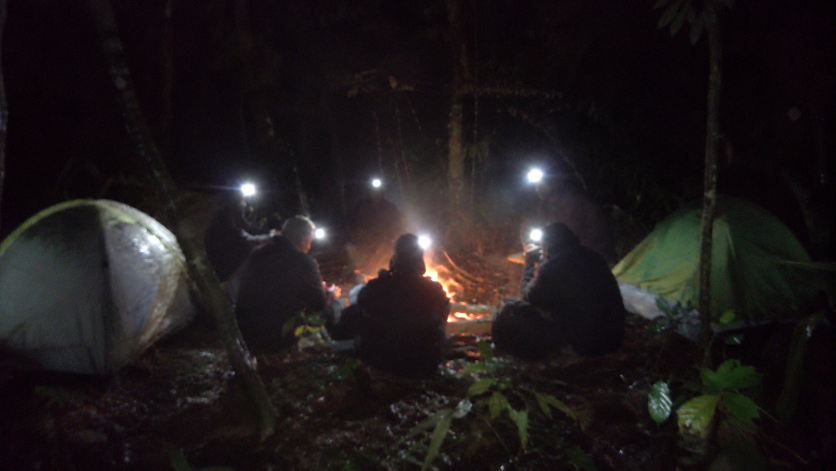
#> input picture video/episodios/ep06-a-porta-na-mata/imagens/P09_B.jpg, 1672 x 941 px (shown at 1/2 size); its folder holds 5 pictures in this run
$ python fazer_capas_v3.py
#> lines starting #> are read from the running program, lines starting #| are printed output that depends on the picture
### video/episodios/ep06-a-porta-na-mata/publicacao/fazer_capas.py
"""Capas do Ep. 06 "A porta na mata" (1280x720): UMA figura, alto contraste, 2–3 palavras em vermelho, texto diferente do título
("Se achar uma porta no meio da mata, não abra"). Usa as imagens originais (mais cor que as corrigidas: miniatura precisa saltar no feed).
Uso: python3 fazer_capas.py"""
import sys
from pathlib import Path
sys.path.insert(0, str(Path(__file__).resolve().parents[2] / "ep04-medo-do-escuro" / "publicacao"))
import numpy as np
from PIL import Image, ImageDraw, ImageFilter, ImageFont

AQUI = Path(__file__).parent
IMG = AQUI.parent / "imagens"
FONTE = str(AQUI.parents[2] / "painel" / "fontes" / "Anton-400-latin.ttf")
W, H = 1280, 720


def base(arq, centro, zoom, ganho=1.0, gama=0.8, sat=1.15):
#> called with arq = 'P09_B.jpg', centro = (0.66, 0.45), zoom = 1.3, ganho = 1.1, gama = 1, sat = 1.2
    im = Image.open(IMG / arq).convert("RGB")
#> im is the input picture: PIL image 1672x941 RGB; mean R, G, B 30.5, 25.4, 26.4
    s = max(W / im.width, H / im.height) * zoom
#> s = 0.995
    im = im.resize((round(im.width * s), round(im.height * s)), Image.LANCZOS)
#> im: PIL image 1664x936 RGB
    cx, cy = centro[0] * im.width, centro[1] * im.height
#> cx = 1098.2; cy = 421.2
    l = int(min(max(0, cx - W / 2), im.width - W)); t = int(min(max(0, cy - H / 2), im.height - H))
#> after `l = int(min(max(0, cx - W / 2), im.width - W))`: l = 384
#> after `t = int(min(max(0, cy - H / 2), im.height - H))`: t = 61
    a = np.asarray(im.crop((l, t, l + W, t + H))).astype(np.float32) / 255
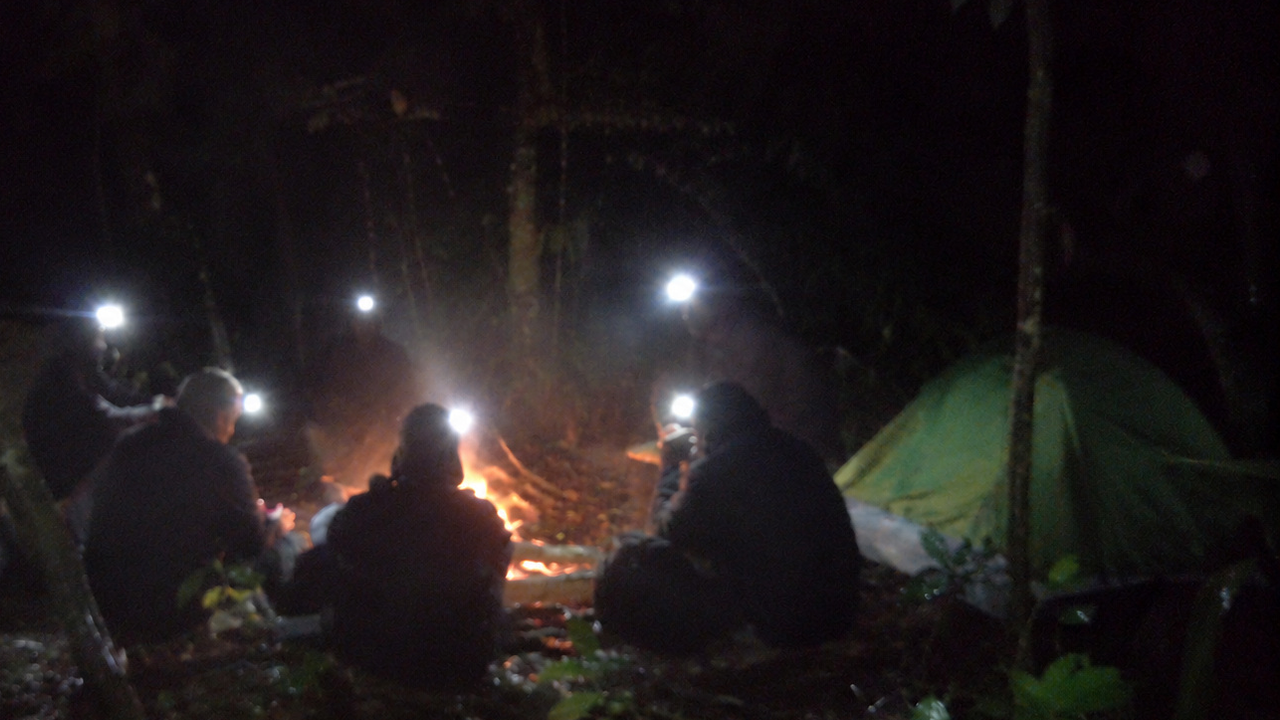
#> a: shape (720, 1280, 3) float32; mean R, G, B 0.13, 0.109, 0.111
    lo, hi = np.percentile(a, [1, 99.7])
#> lo = 0.00392; hi = 0.973
    a = np.clip((a - lo) / (hi - lo), 0, 1) ** gama * ganho
    lum = a.mean(2, keepdims=True); a = lum + (a - lum) * sat
#> after `lum = a.mean(2, keepdims=True)`:
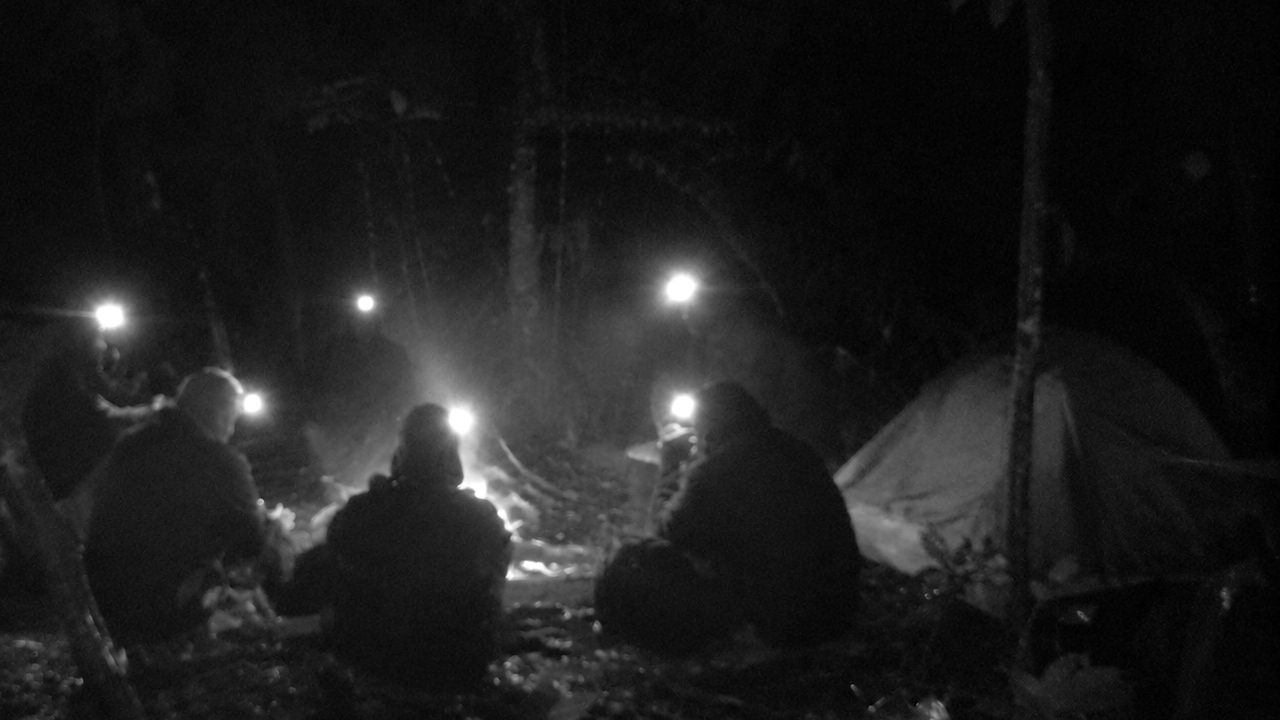
#> lum: shape (720, 1280, 1) float32; min 0, max 1.1, mean 0.128; drawn with min black and max white
    yy, xx = np.mgrid[0:H, 0:W]
    v = ((xx - W / 2) / (W / 2)) ** 2 + ((yy - H / 2) / (H / 2)) ** 2
    a *= (1 - 0.55 * np.clip(v / 2, 0, 1))[..., None]
    return Image.fromarray((np.clip(a, 0, 1) * 255).astype(np.uint8))


def texto(im, linhas, x, y, tam, cor=(232, 28, 36), alinhar="esq"):
#> called with x = 40, y = 360, tam = 160, cor = (232, 28, 36), alinhar = 'esq'
    d = ImageDraw.Draw(im); f = ImageFont.truetype(FONTE, tam)
    brilho = Image.new("RGBA", im.size, (0, 0, 0, 0)); db = ImageDraw.Draw(brilho); yy = y
#> after `brilho = Image.new('RGBA', im.size, (0, 0, 0, 0))`: brilho: PIL image 1280x720 RGBA; every value is 0
    for ln in linhas:
        w = d.textlength(ln, font=f); xx = x if alinhar == "esq" else x - w
        db.text((xx, yy), ln, font=f, fill=(0, 0, 0, 255), stroke_width=22, stroke_fill=(0, 0, 0, 255)); yy += int(tam * 1.02)
#> this loop made 2 passes
#> (w, xx) on passes 1 to 2: (453.3, 40), (402.3, 40)
#> after the loop, yy = 686
    im = Image.alpha_composite(im.convert("RGBA"), brilho.filter(ImageFilter.GaussianBlur(22)))   # sombra: lê em qualquer fundo
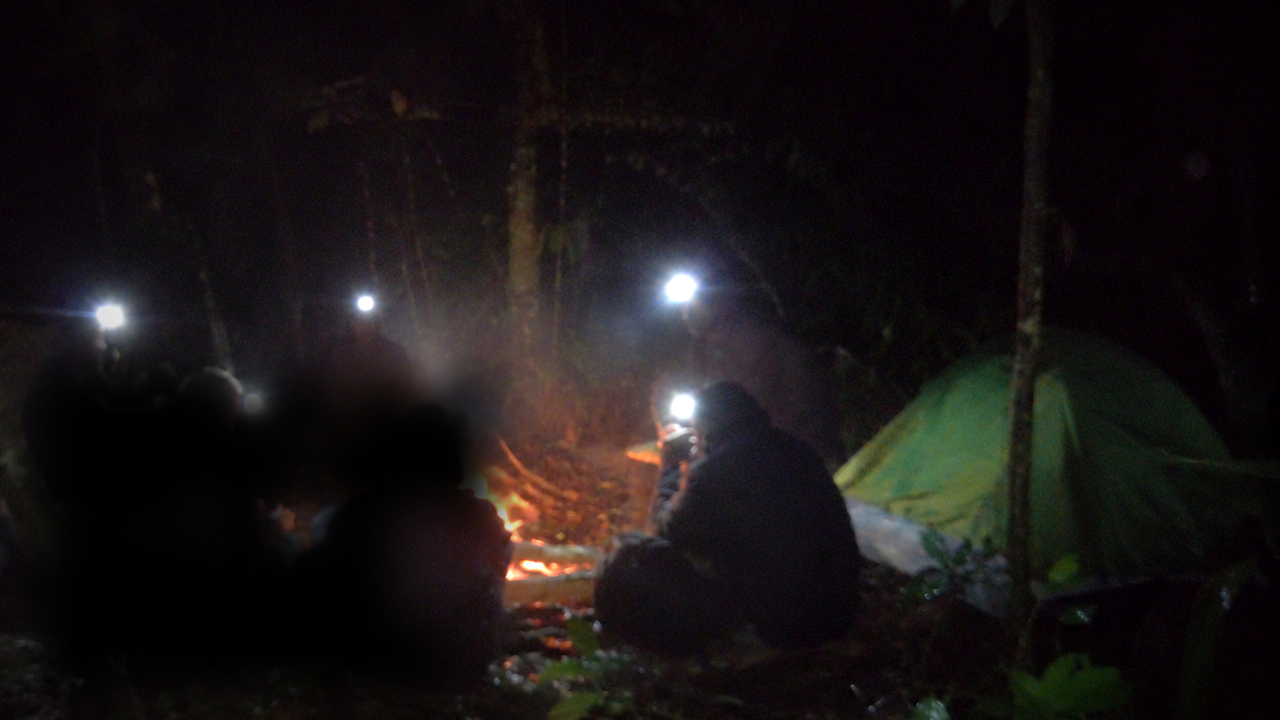
#> im: PIL image 1280x720 RGBA; mean R, G, B, A 24.8, 20.2, 20.6, 255
    d = ImageDraw.Draw(im); yy = y
    for ln in linhas:
        w = d.textlength(ln, font=f); xx = x if alinhar == "esq" else x - w
        d.text((xx, yy), ln, font=f, fill=cor, stroke_width=5, stroke_fill=(0, 0, 0)); yy += int(tam * 1.02)
#> after the loop, yy = 686
    return im.convert("RGB")
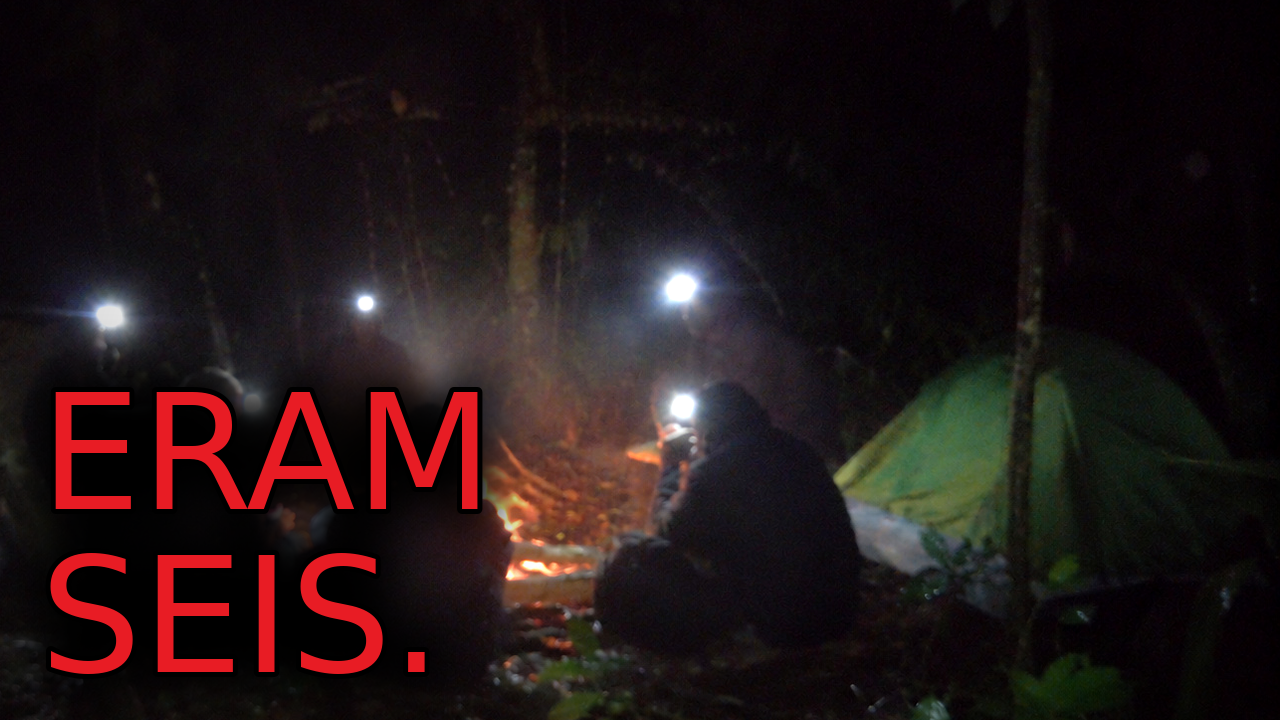
#> returned value: PIL image 1280x720 RGB; mean R, G, B 32.9, 21, 21.7


# A — as seis lanternas em volta do fogo (o gancho)
a = base("P09_B.jpg", (0.66, 0.45), 1.3, ganho=1.1, gama=1.0, sat=1.2)
a = texto(a, ["ERAM", "SEIS."], 40, 360, 160)
a.save(AQUI / "capa_A_eram_seis.jpg", quality=92)

# B — a porta azul sozinha na neblina
b = base("P01_B.jpg", (0.5, 0.45), 1.25, ganho=1.0, gama=1.0, sat=1.5)
b = texto(b, ["ALGUÉM", "BATEU."], 1240, 280, 165, alinhar="dir")
b.save(AQUI / "capa_B_alguem_bateu.jpg", quality=92)

# C — o bombeiro de costas atravessando a porta
c = base("P05_A.jpg", (0.5, 0.45), 1.2, ganho=1.0, gama=1.0, sat=1.5)
c = texto(c, ["CONTA", "DE NOVO."], 40, 300, 160)
c.save(AQUI / "capa_C_conta_de_novo.jpg", quality=92)
print("ok")

### video/episodios/ep06-a-porta-na-mata/publicacao/fazer_capas_v3.py
"""Capas do Ep. 06 — versão 3 (12/11): estilo FILMAGEM ACHADA (pedido do usuário: "mais sinistro, estilo filmes com
câmera filmando em primeira pessoa"). É a gravação da câmera do capacete de outro bombeiro (a história tem as
gravações do capacete): granulado, linhas de vídeo, lente distorcida, aberração de cor, REC, hora e "CAM 02".
Dois visuais: câmera comum de noite (cor quase morta, a porta azul ainda aparece) e visão noturna (verde).
O vulto na neblina ao lado da porta fica (sem rosto). Uso: python3 fazer_capas_v3.py"""
from pathlib import Path
import numpy as np
from PIL import Image, ImageDraw, ImageFilter, ImageFont


# [14 lines left out: functions amostrar, borrar, not called in this run]
#> (the run stopped early here; a loop or call above may not have finished)
